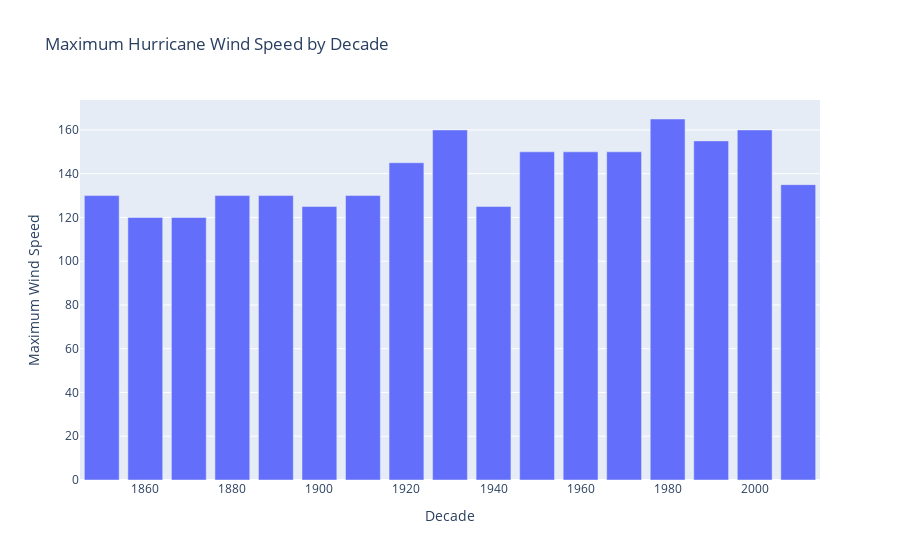

Notebook cell for this chart:
### Code cell
bar_trace = go.Bar(x=max_wind_by_decade.index, y=max_wind_by_decade.values)

layout = go.Layout(title="Maximum Hurricane Wind Speed by Decade", xaxis=dict(title="Decade"), yaxis=dict(title="Maximum Wind Speed"))

fig = go.Figure(data=[bar_trace], layout=layout)

fig.show()

### Figure 1 — Plotly figure (JSON) as saved in the notebook; plotly's stock layout.template omitted (floating-point values rounded to 4 significant figures)
{"data": [{"type": "bar", "x": [1850, 1860, 1870, 1880, 1890, 1900, 1910, 1920, 1930, 1940, 1950, 1960, 1970, 1980, 1990, 2000, 2010], "y": [130, 120, 120, 130, 130, 125, 130, 145, 160, 125, 150, 150, 150, 165, 155, 160, 135]}], "layout": {"title": {"text": "Maximum Hurricane Wind Speed by Decade"}, "xaxis": {"title": {"text": "Decade"}}, "yaxis": {"title": {"text": "Maximum Wind Speed"}}}}
